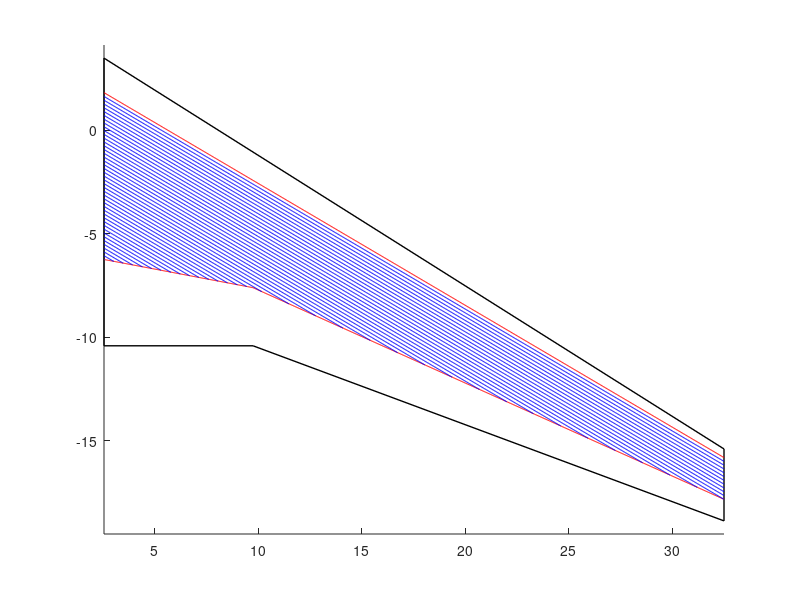

Source code (MATLAB): (Note: this script raises an error after producing the figure.)
clf

% parameters
area = 482; % m^2
wing_span = 65; % m
taper_ratio = 0.25;
quarter_chord_sweep = 26.6; % degrees
trailing_edge_kink = 0.3; % fraction of wing span
area_ratio = 0.0939; % cross-sectional area as a proportion of c^2

% simple design
total_chord = 1 + 1 / taper_ratio;
tip_chord = 2 * area / (wing_span * total_chord);
root_chord = tip_chord / taper_ratio;
qcy = -wing_span / 2 * tand(quarter_chord_sweep);
le_tip = qcy + tip_chord / 4;
te_tip = qcy - 3 * tip_chord / 4;
le_root = root_chord / 4;
te_root = -3 * root_chord / 4;

% wing with trailing edge kink
kink_span = wing_span / 2 * trailing_edge_kink;
% recalculate the wing iteratively
A_tot = 0; % initialize the total area to a value larger than the target area
tip_chord2 = tip_chord;
root_chord2 = root_chord;

% iterative loop
while A_tot < area/2
    A_le = wing_span / 16 * (tip_chord2 + root_chord2);
    A_inner = kink_span / 2 * (3/2 * root_chord2 - kink_span * tand(quarter_chord_sweep));
    A_outer = (wing_span / 2 - kink_span)/2 * (3/4 * root_chord2 - kink_span * tand(quarter_chord_sweep) + 3/4 * tip_chord2);
    A_tot = A_le + A_inner + A_outer;
    root_chord2 = root_chord2 + 1e-3;
    tip_chord2 = root_chord2 * taper_ratio;
end

qcy = -wing_span / 2 * tand(quarter_chord_sweep);
le_tip = qcy + tip_chord2 / 4;
te_tip = qcy - 3 * tip_chord2 / 4;
le_root = root_chord2 / 4;
te_root = -3 * root_chord2 / 4;

% draw the wing
hold on
plot([2.55, wing_span / 2], [le_root, le_tip], 'k-', 'LineWidth', 1)
plot([2.55, kink_span], [te_root, te_root], 'k-', 'LineWidth', 1)
plot([kink_span, wing_span / 2], [te_root, te_tip], 'k-', 'LineWidth', 1)
plot([2.55, 2.55], [le_root, te_root], 'k-', 'LineWidth', 1)
plot([wing_span / 2, wing_span / 2], [le_tip, te_tip], 'k-', 'LineWidth', 1)
axis equal

% get chord and spars
x = linspace(2.55, wing_span/2, 1000);
le = linspace(le_root, le_tip, 1000); % leading edge points
te = interp1([0 kink_span wing_span/2], [te_root te_root te_tip], x);
chord = le - te;
% front spar
front_spar = le - 0.12 * chord;
rear_spar = te + 0.3 * chord;
front_spar = linspace(front_spar(1), front_spar(end), 1000);
plot(x, front_spar, "r-")
plot(x, rear_spar, "r-")

% stringer layout
tip_stringers = 10; % number of stringers at the top
stringer_spacing = (front_spar(end) - rear_spar(end)) / (tip_stringers + 1);
for i = 1:tip_stringers * 6
    stringer_pos = max(rear_spar, front_spar - i * stringer_spacing);
    end_pos = 1000;
    if any(stringer_pos == rear_spar)
        end_pos = find(stringer_pos == rear_spar, 1);
    end
    plot(x(1:end_pos), stringer_pos(1:end_pos), "b-")
end

% get the number of stringers at various locations
num_stringers = floor((front_spar - rear_spar) / stringer_spacing);
num_stringers_root = num_stringers(1);
num_stringers_kink = num_stringers(ceil(kink_span ./ wing_span * 2000));

% plot ribs
for i = 1:length(rib_list)
    loc = rib_list(i);
    if loc < max(x)
        ribFore = interp1(x, le, loc);
        ribAft = interp1(x, te, loc);
        plot([loc loc], [ribFore ribAft], "k-")
    end
end

xlim([0 35])
